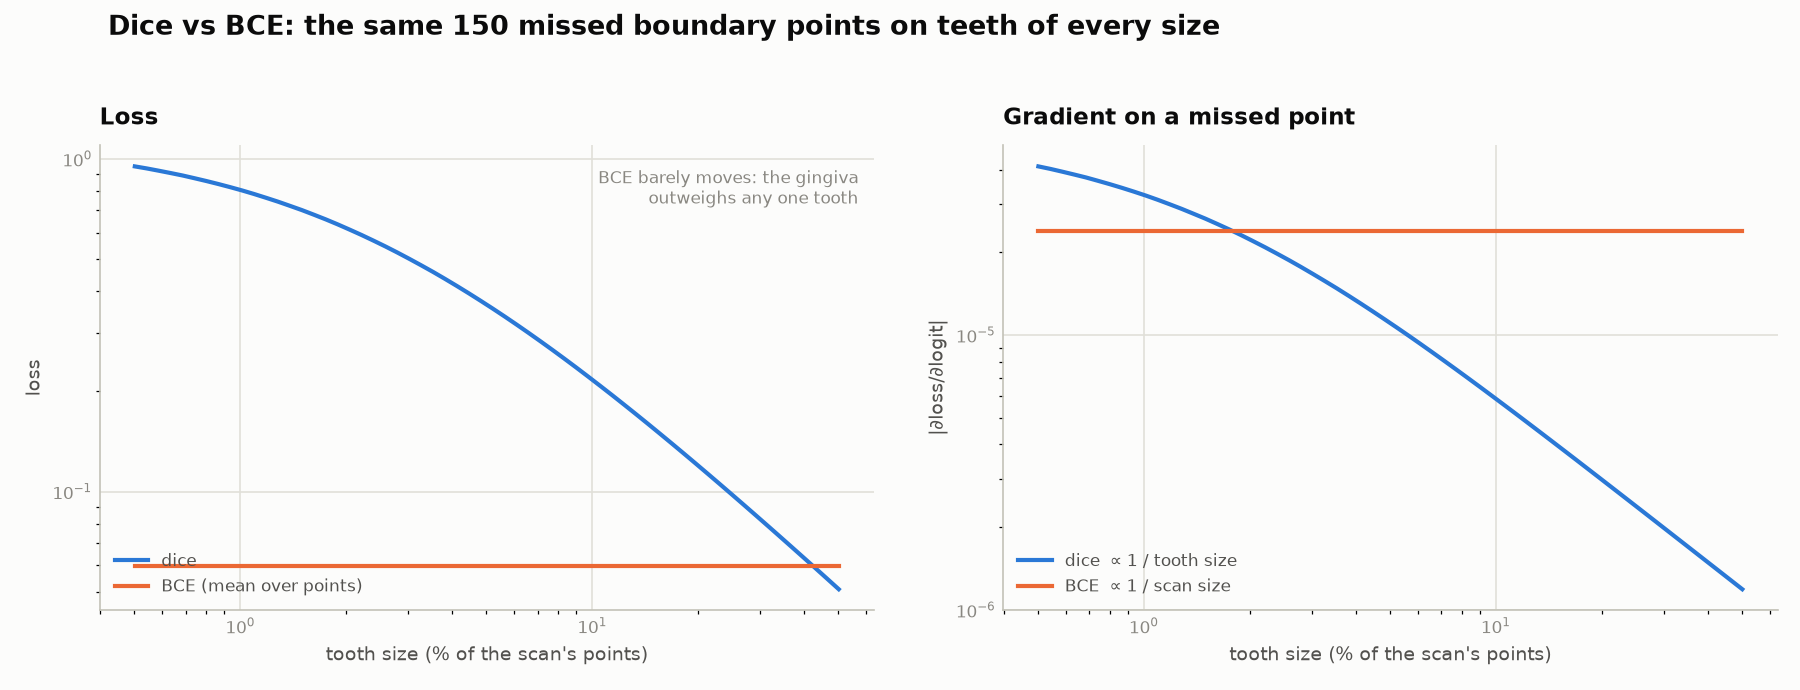

Source code (Python):
"""Soft Dice loss for predicted instance masks (port of `inst_head._dice`).

Run `python algorithm/loss/common/dice_loss.py` to check it and save
`dice_loss.png` next to this file.
"""
from __future__ import annotations

import argparse
import sys
from pathlib import Path

import torch
import torch.nn as nn
import torch.nn.functional as F

SMOOTH = 1.0          # keeps an empty mask against an empty target at loss 0, not 0/0


# ----------------------------------------------------------------- loss
def dice_cost(mask_logit: torch.Tensor, target: torch.Tensor) -> torch.Tensor:
    """Soft dice of every [K,n] mask logit row against every [G,n] target row -> [K,G].

    The pairwise form is the Hungarian matching cost: one matmul scores every
    query against every tooth.
    """
    p = mask_logit.sigmoid()
    num = 2 * (p @ target.t())
    den = p.sum(-1)[:, None] + target.sum(-1)[None]
    return 1 - (num + SMOOTH) / (den + SMOOTH)


def dice_loss(mask_logit: torch.Tensor, target: torch.Tensor) -> torch.Tensor:
    """Mean soft dice over matched rows: mask_logit [K,n] against target [K,n].

    Dice measures overlap relative to the mask's own size, so a small tooth
    counts as much as a large one -- BCE alone is dominated by the gingiva.
    """
    if mask_logit.shape[0] == 0:
        return mask_logit.sum() * 0
    return dice_cost(mask_logit, target).diagonal().mean()


class DiceLoss(nn.Module):
    def forward(self, mask_logit: torch.Tensor, target: torch.Tensor) -> torch.Tensor:
        return dice_loss(mask_logit, target)


# ----------------------------------------------------------------- checks
def self_check() -> None:
    torch.manual_seed(0)
    logit, target = torch.randn(6, 500), (torch.rand(6, 500) > 0.7).float()
    p = logit.sigmoid()
    naive = torch.stack([1 - (2 * (p[i] * target[j]).sum() + 1) / (p[i].sum() + target[j].sum() + 1)
                         for i in range(6) for j in range(6)]).view(6, 6)
    print(f"pairwise      max|cost - naive| = {(dice_cost(logit, target) - naive).abs().max():.2e}")
    assert torch.allclose(dice_cost(logit, target), naive, atol=1e-6)
    perfect = dice_loss(torch.where(target > 0, 30.0, -30.0), target)
    print(f"perfect mask  loss = {perfect:.2e}")
    assert perfect < 1e-6
    print("self-check ok")


# ----------------------------------------------------------------- plot
def _boundary_error_case(n: int, frac: float, wrong: int) -> tuple[torch.Tensor, torch.Tensor]:
    """A tooth of `frac * n` points, predicted right except `wrong` boundary points missed."""
    size = max(int(n * frac), wrong + 1)
    target = torch.zeros(1, n)
    target[0, :size] = 1
    logit = torch.where(target > 0, 3.0, -3.0)
    logit[0, :wrong] = -3.0
    return logit, target


def plot_dice_loss(save_path: str | None = None, show: bool = False) -> None:
    import matplotlib.pyplot as plt

    from algorithm.loss.common.plot_style import BLUE, INK, MUTED, ORANGE, SURFACE, legend, save, style

    n, wrong = 40000, 150
    fracs = torch.logspace(-2.3, -0.3, 60).tolist()           # 0.5 % .. 50 % of the scan
    dice, bce, g_dice, g_bce = [], [], [], []
    for f in fracs:
        logit, target = _boundary_error_case(n, f, wrong)
        logit.requires_grad_(True)
        d = dice_loss(logit, target)
        b = F.binary_cross_entropy_with_logits(logit, target)
        gd, = torch.autograd.grad(d, logit)
        gb, = torch.autograd.grad(b, logit)
        dice.append(d.item()); bce.append(b.item())
        g_dice.append(gd[0, :wrong].abs().mean().item()); g_bce.append(gb[0, :wrong].abs().mean().item())
    pct = [100 * f for f in fracs]

    fig, axes = plt.subplots(1, 2, figsize=(12, 4.6), facecolor=SURFACE)
    fig.suptitle(f"Dice vs BCE: the same {wrong} missed boundary points on teeth of every size",
                 x=0.06, ha="left", color=INK, fontsize=13, fontweight="bold")

    ax = axes[0]
    style(ax, "Loss", "tooth size (% of the scan's points)", "loss")
    ax.plot(pct, dice, color=BLUE, lw=2, label="dice")
    ax.plot(pct, bce, color=ORANGE, lw=2, label="BCE (mean over points)")
    ax.set_xscale("log")
    ax.set_yscale("log")
    ax.text(0.98, 0.95, "BCE barely moves: the gingiva\noutweighs any one tooth",
            transform=ax.transAxes, ha="right", va="top", color=MUTED, fontsize=8)
    legend(ax, loc="lower left")

    ax = axes[1]
    style(ax, "Gradient on a missed point", "tooth size (% of the scan's points)", "|∂loss/∂logit|")
    ax.plot(pct, g_dice, color=BLUE, lw=2, label="dice  ∝ 1 / tooth size")
    ax.plot(pct, g_bce, color=ORANGE, lw=2, label="BCE  ∝ 1 / scan size")
    ax.set_xscale("log")
    ax.set_yscale("log")
    legend(ax, loc="lower left")
    save(fig, save_path, show)


if __name__ == "__main__":
    sys.path.insert(0, str(Path(__file__).resolve().parents[3]))     # segmentation3d/
    ap = argparse.ArgumentParser()
    ap.add_argument("--out", default=str(Path(__file__).with_suffix(".png")))
    ap.add_argument("--show", action="store_true")
    a = ap.parse_args()
    self_check()
    plot_dice_loss(a.out, a.show)
